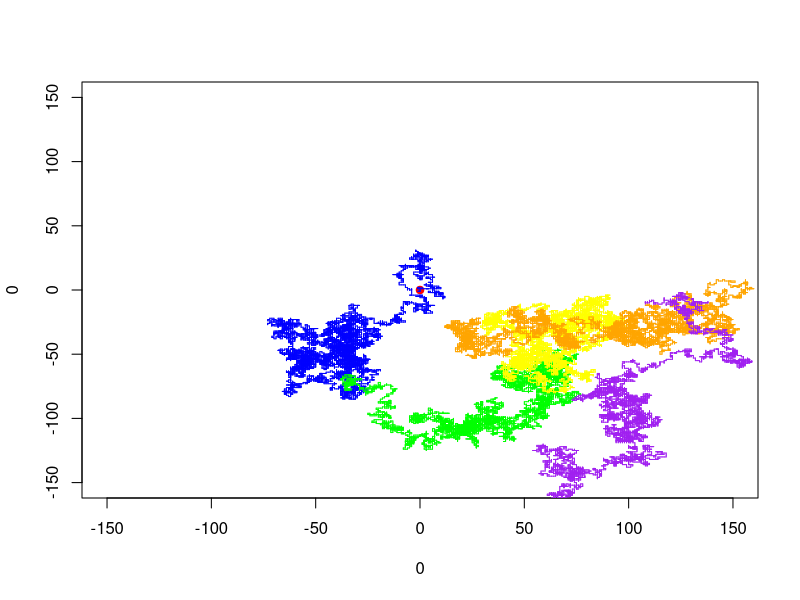

Write R code to recreate this figure.
## ---- chunk 1
#| label: libraries
library(ggplot2)
## ---- chunk 2
#| label: rw_function

simulate_random_walk <- function(k, n, o) {
    plot(0, 0, xlim = c(-150, 150), ylim = c(-150, 150), col = "red", pch = 19)
    state <- k
    options <- o
    counter <- 0
    color <- "blue"

    for (i in 1:n) {
        if (i == 0.2 * n) {
            color <- "green"
        }
        if (i == 0.4 * n) {
            color <- "yellow"
        }
        if (i == 0.6 * n) {
            color <- "orange"
        }
        if (i == 0.8 * n) {
            color <- "purple"
        }

        move <- sample(options, 1)[[1]]
        state_old <- state
        state <- state + move
        lines(c(state[1], state_old[1]), c(state[2], state_old[2]), col = color)

        if (state[1] == 0 & state[2] == 0) {
            counter <- counter + 1
        }
    }
    cat("Walked back home", counter, "times")
}
## ---- chunk 3
#| label: rw directions
d9 <- list(
    c(0, 0),
    c(1, 0),
    c(0, 1),
    c(-1, 0),
    c(0, -1),
    c(1, 1),
    c(-1, -1),
    c(-1, 1),
    c(1, -1)
)

d4 <- list(
    c(1, 0),
    c(0, 1),
    c(-1, 0),
    c(0, -1)
)
## ---- chunk 4
#| label: rw parameters & start rw
k <- c(0, 0)
n <- 50000

simulate_random_walk(k, n, d4)
